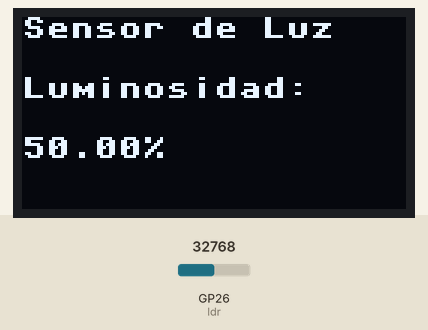
Simulated run of this program. Board: Raspberry Pi Pico running MicroPython. On the bench: 128×64 one-colour display. Wiring (from the project's diagram.json): light sensor on GP26. The test bench sets the inputs (shaded band); at power-on: GP26 (ldr) = 32768 (analog values on the 0–65535 scale). Library files of the repository ran but are not shown: ssd1306.py.

Above: at 1.2 s.
1.3 s: GP26 (ldr) set to 45874
3.6 s: GP26 (ldr) set to 57670
At 4.7 s:
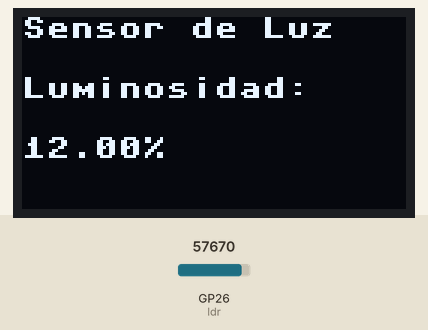
5.6 s: GP26 (ldr) set to 65535
At 6.9 s:
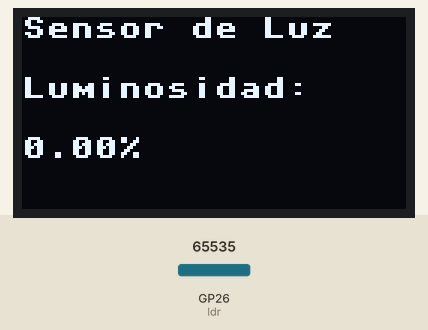
Timing chart, 0 to 8.6 s (numbered marks = the images above; inputs shaded):
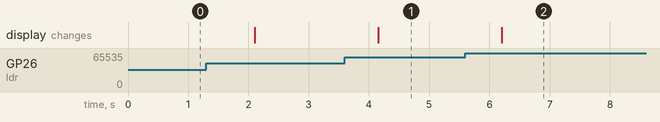

Measured:
- after the input at 3.6 s, the display: changes after 0.55 s (image 1)
- after the input at 5.6 s, the display: changes after 0.60 s (image 2)

The program:

main.py
```python
# ---------------------------------------------------------------------------------
#  Lenguajes de Interfaz en TECNM Campus ITT
#  Autor: Castro Balbuena Angel Andres
#  Fecha: 2025-05-13
#  Descripción: Práctica - Medidor de luz con LDR y pantalla OLED SSD1306.
#               El programa lee la intensidad de luz mediante un sensor LDR y
#               muestra el porcentaje de luminosidad en una pantalla OLED.
# ---------------------------------------------------------------------------------

from machine import Pin, ADC, I2C
from time import sleep
import ssd1306

# Configuración del sensor LDR
ldr = ADC(Pin(26))  # GP26 es ADC0

# Configuración de la pantalla OLED
i2c = I2C(0, scl=Pin(5), sda=Pin(4))  # GP5 = SCL, GP4 = SDA
oled = ssd1306.SSD1306_I2C(128, 64, i2c)

while True:
    # Lectura del valor analógico del LDR
    valor_ldr = ldr.read_u16()
    porcentaje_luz = (1 - (valor_ldr / 65535)) * 100  # Invertido para Wokwi


    # Mostrar en la pantalla OLED
    oled.fill(0)  # Limpiar pantalla
    oled.text("Sensor de Luz", 0, 0)
    oled.text("Luminosidad:", 0, 20)
    oled.text("{:.2f}%".format(porcentaje_luz), 0, 40)
    oled.show()

    sleep(1)
```
